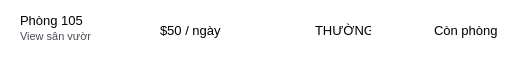
        <widget class="QFrame" name="frame_6">
         <property name="minimumSize">
          <size>
           <width>0</width>
           <height>50</height>
          </size>
         </property>
         <property name="styleSheet">
          <string notr="true">QFrame {
	background-color:white;
	border:transparent;
}</string>
         </property>
         <property name="frameShape">
          <enum>QFrame::StyledPanel</enum>
         </property>
         <property name="frameShadow">
          <enum>QFrame::Raised</enum>
         </property>
         <widget class="QLabel" name="label_26">
          <property name="geometry">
           <rect>
            <x>20</x>
            <y>0</y>
            <width>71</width>
            <height>41</height>
           </rect>
          </property>
          <property name="styleSheet">
           <string notr="true">QLabel {
	font-family: &quot;Montserrat&quot;;
	font-size:10pt;
	background-color:transparent
}</string>
          </property>
          <property name="text">
           <string>Phòng 105</string>
          </property>
         </widget>
         <widget class="QLabel" name="label_27">
          <property name="geometry">
           <rect>
            <x>20</x>
            <y>21</y>
            <width>71</width>
            <height>31</height>
           </rect>
          </property>
          <property name="styleSheet">
           <string notr="true">QLabel {
	font-family: &quot;Montserrat&quot;;
	font-size:8pt;
	background-color:transparent;
	color:#4B4B54;
}</string>
          </property>
          <property name="text">
           <string>View sân vườn</string>
          </property>
         </widget>
         <widget class="QLabel" name="label_28">
          <property name="geometry">
           <rect>
            <x>160</x>
            <y>10</y>
            <width>71</width>
            <height>41</height>
           </rect>
          </property>
          <property name="styleSheet">
           <string notr="true">QLabel {
	font-family: &quot;Montserrat&quot;;
	font-size:10pt;
	background-color:transparent
}</string>
          </property>
          <property name="text">
           <string>$50 / ngày</string>
          </property>
         </widget>
         <widget class="QLabel" name="label_29">
          <property name="geometry">
           <rect>
            <x>310</x>
            <y>10</y>
            <width>61</width>
            <height>41</height>
           </rect>
          </property>
          <property name="styleSheet">
           <string notr="true">QLabel {
	font-family: &quot;Montserrat&quot;;
	font-size:10pt;
	background-color:transparent;
	padding-left:2px
}</string>
          </property>
          <property name="text">
           <string>THƯỜNG</string>
          </property>
         </widget>
         <widget class="QLineEdit" name="lineEdit_6">
          <property name="geometry">
           <rect>
            <x>430</x>
            <y>20</y>
            <width>71</width>
            <height>20</height>
           </rect>
          </property>
          <property name="styleSheet">
           <string notr="true">QLineEdit {
	font-family: &quot;Montserrat&quot;;
	font-size:10pt;
	background-color:transparent;
	border:1px;
	padding-left:3px;
}</string>
          </property>
          <property name="text">
           <string>Còn phòng</string>
          </property>
          <property name="readOnly">
           <bool>true</bool>
          </property>
         </widget>
        </widget>
